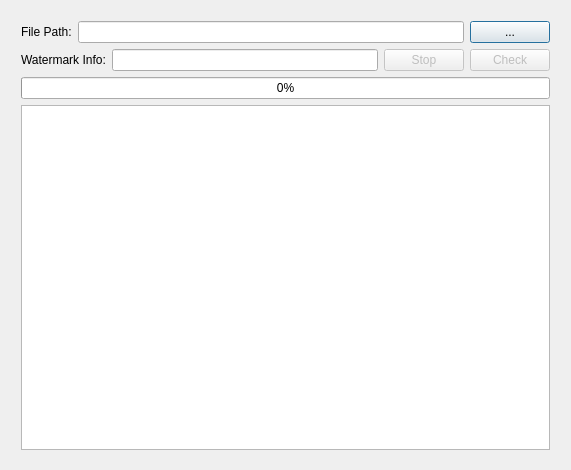
<?xml version="1.0" encoding="UTF-8"?>
<ui version="4.0">
 <class>WaterCheck_demo</class>
 <widget class="QDialog" name="WaterCheck_demo">
  <property name="geometry">
   <rect>
    <x>0</x>
    <y>0</y>
    <width>571</width>
    <height>470</height>
   </rect>
  </property>
  <property name="minimumSize">
   <size>
    <width>571</width>
    <height>470</height>
   </size>
  </property>
  <property name="maximumSize">
   <size>
    <width>571</width>
    <height>470</height>
   </size>
  </property>
  <property name="windowTitle">
   <string>WaterCheck_demo</string>
  </property>
  <widget class="QWidget" name="layoutWidget">
   <property name="geometry">
    <rect>
     <x>10</x>
     <y>10</y>
     <width>551</width>
     <height>451</height>
    </rect>
   </property>
   <layout class="QVBoxLayout" name="verticalLayout_2">
    <item>
     <layout class="QVBoxLayout" name="verticalLayout">
      <item>
       <layout class="QHBoxLayout" name="horizontalLayout">
        <item>
         <widget class="QLabel" name="label">
          <property name="text">
           <string>File Path:</string>
          </property>
         </widget>
        </item>
        <item>
         <widget class="QLineEdit" name="FilePathEdit"/>
        </item>
        <item>
         <widget class="QPushButton" name="BrowseFile">
          <property name="text">
           <string>...</string>
          </property>
         </widget>
        </item>
       </layout>
      </item>
      <item>
       <layout class="QHBoxLayout" name="horizontalLayout_2">
        <item>
         <widget class="QLabel" name="label_2">
          <property name="text">
           <string>Watermark Info:</string>
          </property>
         </widget>
        </item>
        <item>
         <widget class="QLineEdit" name="WatermarkInfoEdit">
          <property name="readOnly">
           <bool>true</bool>
          </property>
         </widget>
        </item>
        <item>
         <widget class="QPushButton" name="StopCheck">
          <property name="enabled">
           <bool>false</bool>
          </property>
          <property name="text">
           <string>Stop</string>
          </property>
         </widget>
        </item>
        <item>
         <widget class="QPushButton" name="StartCheck">
          <property name="enabled">
           <bool>false</bool>
          </property>
          <property name="text">
           <string>Check</string>
          </property>
         </widget>
        </item>
       </layout>
      </item>
      <item>
       <widget class="QProgressBar" name="CheckProgress">
        <property name="value">
         <number>0</number>
        </property>
       </widget>
      </item>
     </layout>
    </item>
    <item>
     <widget class="QTableView" name="CheckResultTable"/>
    </item>
   </layout>
  </widget>
 </widget>
 <layoutdefault spacing="6" margin="11"/>
 <resources/>
 <connections/>
</ui>
